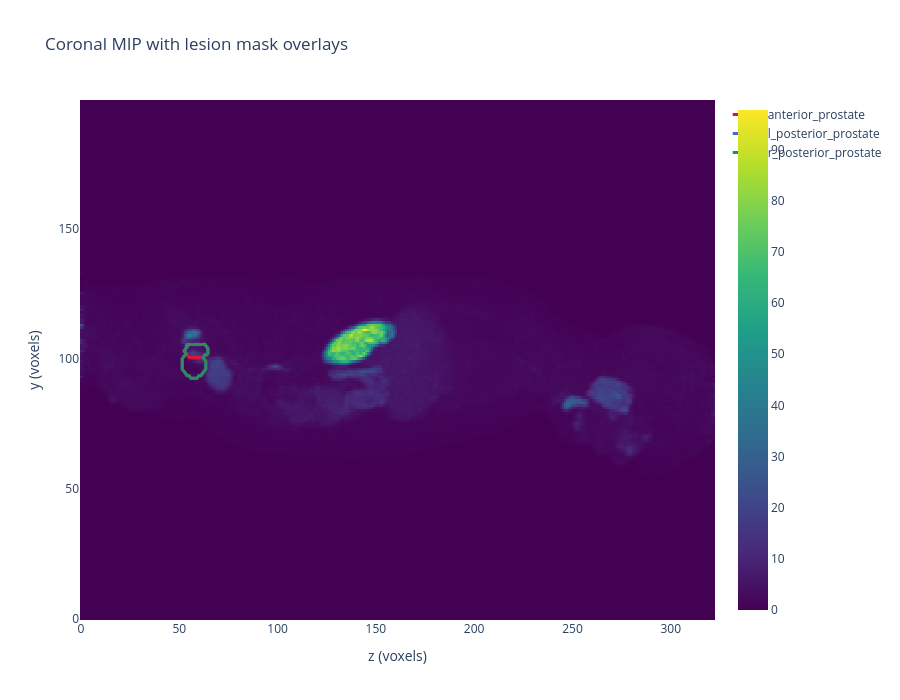

Source (notebook cell):
### Code cell
# Overlay lesion masks on the coronal MIP (project each 3D mask onto the y-z plane)
fig = go.Figure()

fig.add_trace(go.Heatmap(
  z=coronal_mip,
  colorscale='Viridis',
  name='Coronal MIP',
  hovertemplate='y: %{x}<br>z: %{y}<br>SUV: %{z:.2f}<extra></extra>',
))

for lesion_name, mask_pet in lesion_masks_pet.items():
  mask_yz = mask_pet.any(axis=0).astype(np.uint8)  # project x -> y-z
  fig.add_trace(go.Contour(
    z=mask_yz,
    x=np.arange(mask_yz.shape[1]),  # z
    y=np.arange(mask_yz.shape[0]),  # y
    contours=dict(start=0.5, end=0.5, size=1, coloring='none'),
    line=dict(color=LESION_COLORS.get(lesion_name, 'red'), width=3),
    showscale=False,
    name=lesion_name,
    hoverinfo='skip',
  ))

fig.update_layout(
  title='Coronal MIP with lesion mask overlays',
  xaxis_title='z (voxels)',
  yaxis_title='y (voxels)',
  width=900,
  height=700,
)

fig.show()

### Figure 1 — Plotly figure (JSON) as saved in the notebook; plotly's stock layout.template omitted (floating-point values rounded to 4 significant figures; data arrays with more than 128 entries replaced by an {"elided": "..."} marker saying what was removed)
{"data": [{"colorscale": [[0, "#440154"], [0.1111, "#482878"], [0.2222, "#3e4989"], [0.3333, "#31688e"], [0.4444, "#26828e"], [0.5556, "#1f9e89"], [0.6667, "#35b779"], [0.7778, "#6ece58"], [0.8889, "#b5de2b"], [1, "#fde725"]], "hovertemplate": "y: %{x}<br>z: %{y}<br>SUV: %{z:.2f}<extra></extra>", "name": "Coronal MIP", "type": "heatmap", "z": {"elided": "200x323 float values"}}, {"contours": {"coloring": "none", "end": 0.5, "size": 1, "start": 0.5}, "hoverinfo": "skip", "line": {"color": "crimson", "width": 3}, "name": "anterior_prostate", "showscale": false, "type": "contour", "x": {"elided": "323 int values"}, "y": {"elided": "200 int values"}, "z": {"elided": "200x323 int values"}}, {"contours": {"coloring": "none", "end": 0.5, "size": 1, "start": 0.5}, "hoverinfo": "skip", "line": {"color": "royalblue", "width": 3}, "name": "l_posterior_prostate", "showscale": false, "type": "contour", "x": {"elided": "323 int values"}, "y": {"elided": "200 int values"}, "z": {"elided": "200x323 int values"}}, {"contours": {"coloring": "none", "end": 0.5, "size": 1, "start": 0.5}, "hoverinfo": "skip", "line": {"color": "seagreen", "width": 3}, "name": "r_posterior_prostate", "showscale": false, "type": "contour", "x": {"elided": "323 int values"}, "y": {"elided": "200 int values"}, "z": {"elided": "200x323 int values"}}], "layout": {"height": 700, "title": {"text": "Coronal MIP with lesion mask overlays"}, "width": 900, "xaxis": {"title": {"text": "z (voxels)"}}, "yaxis": {"title": {"text": "y (voxels)"}}}}
